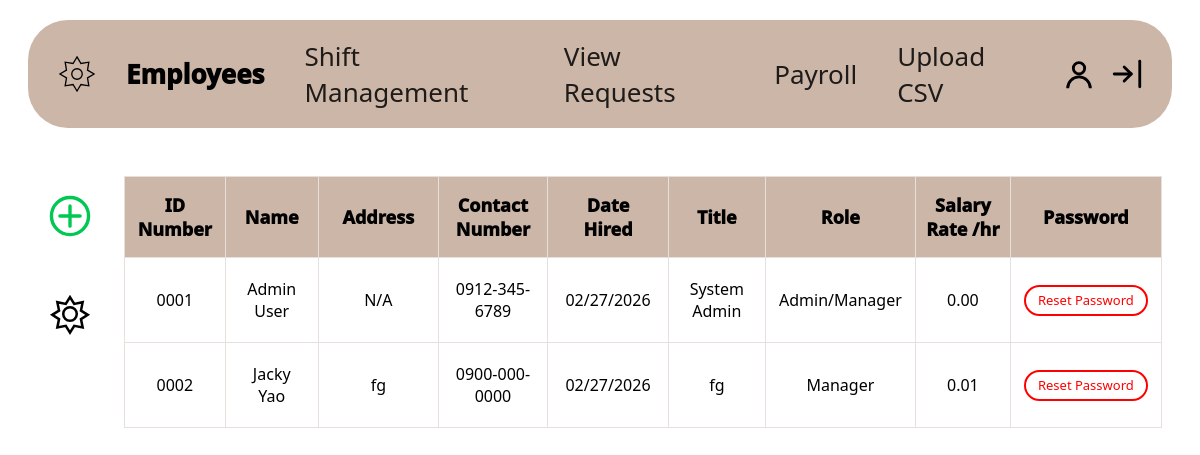
/employees/ (signed in), run on the app's committed database.
### employees/models.py (models this page shows, shortened)
class Employee(models.Model):
    ROLE_CHOICES = [
        ("Admin/Manager", "Admin"),
        ("Manager", "Manager"),
        ("Staff", "Staff"),
    ]
    employee_id = models.AutoField(primary_key=True)
    name = models.CharField(max_length=100)
    address = models.CharField(max_length=255)
    contact_number = models.CharField(max_length=20)
    date_hired = models.DateField(default=date.today)
    job_title = models.CharField(max_length=50)
    role = models.CharField(max_length=50, choices=ROLE_CHOICES)
    salary_rate = models.DecimalField(max_digits=10, decimal_places=2)
    password_hash = models.CharField(max_length=255)
    must_change_password = models.BooleanField(default=True)
    is_active = models.BooleanField(default=True)

### employees/views.py (the view)
    def wrapper(request, *args, **kwargs):
        emp_id = request.session.get("employee_id")
        if not emp_id:
            return redirect("login")  # accounts login
        emp = Employee.objects.filter(employee_id=emp_id, is_active=True).first()
        if not emp:
            return redirect("login")
        if emp.role not in ("Admin/Manager", "Manager"):
            return HttpResponseForbidden("Admins only.")
        request.current_employee = emp
        return view_func(request, *args, **kwargs)

### employees/forms.py (called while the page is built)
    def apply_ui(self):
        self.fields["name"].widget.attrs.update({"class": "inp", "placeholder": "Name"})
        self.fields["address"].widget.attrs.update({"class": "inp", "placeholder": "Address"})
        self.fields["job_title"].widget.attrs.update({"class": "inp", "placeholder": "Job Title"})
        self.fields["salary_rate"].widget.attrs.update({"class": "inp", "placeholder": "Salary (rate per hour)"})
        self.fields["contact_number"].widget.attrs.update(
            {"class": "inp", "placeholder": "Contact Number (####-###-####)"}
        )
        self.fields["role"].widget.attrs.update({"class": "sel"})
        self.fields["date_hired"].widget = forms.DateInput(
            attrs={
                "type": "date",
                "class": "inp",
                "max": date.today().isoformat(),
            }
        )
        self.fields["date_hired"].required = True

### employees/views.py (called while the page is built)
def admin_required(view_func):
    def wrapper(request, *args, **kwargs):
        emp_id = request.session.get("employee_id")
        if not emp_id:
            return redirect("login")  # accounts login
        emp = Employee.objects.filter(employee_id=emp_id, is_active=True).first()
        if not emp:
            return redirect("login")
        if emp.role not in ("Admin/Manager", "Manager"):
            return HttpResponseForbidden("Admins only.")
        request.current_employee = emp
        return view_func(request, *args, **kwargs)
    return wrapper

### employees/templates/employees/employees_home.html (shortened to what this page needs)
{% extends "base_admin.html" %}
{% block nav_employees_active %}active{% endblock %}
{% block content %}
  <div class="main">
    <div class="left-icons">
      <a href="{% url 'admin_employees_home' %}?mode=add" title="Add Employee">
        <svg viewBox="0 0 64 64" fill="none">
          <circle cx="32" cy="32" r="22" stroke="#00c853" stroke-width="4"/>
          <path d="M32 20v24M20 32h24" stroke="#00c853" stroke-width="4" stroke-linecap="round"/>
        </svg>
      </a>
      <a href="{% url 'admin_employees_home' %}?mode=edit" title="Edit Employees">
        <svg viewBox="0 0 64 64" fill="none">
          <path d="M32 12l5 8 10-2-2 10 8 5-8 5 2 10-10-2-5 8-5-8-10 2 2-10-8-5 8-5-2-10 10 2 5-8Z"
                stroke="#000" stroke-width="3"/>
          <circle cx="32" cy="32" r="8" stroke="#000" stroke-width="3"/>
        </svg>
      </a>
    </div>
    <div class="table-wrap">
      <table>
        <thead>
          <tr>
            <th class="idcol">ID<br>Number</th>
            <th class="col-mid">Name</th>
            <th class="col-wide">Address</th>
            <th class="col-mid">Contact<br>Number</th>
            <th class="col-mid">Date<br>Hired</th>
            <th class="col-mid">Title</th>
            <th class="col-mid">Role</th>
            <th class="col-mid">Salary<br>Rate /hr</th>
            <th class="col-mid">Password</th>
          </tr>
        </thead>
        <tbody>
          {% if employees|length == 0 %}
            <tr>
              <td colspan="9" style="padding:26px;font-weight:900;background:#fff;">
                {{ empty_message }}
              </td>
            </tr>
          {% else %}
            {% for e in employees %}
            <tr>
              <td>{{ e.employee_id|stringformat:"04d" }}</td>
              <td>{{ e.name|linebreaksbr }}</td>
              <td>{{ e.address|linebreaksbr }}</td>
              <td>{{ e.contact_number|linebreaksbr }}</td>
              <td>{{ e.date_hired|date:"m/d/Y"|linebreaksbr }}</td>
              <td>{{ e.job_title }}</td>
              <td>{{ e.role }}</td>
              <td>{{ e.salary_rate|floatformat:2 }}</td>
              <td>
                <form method="post" action="{% url 'employee_reset_password' employee_id=e.employee_id %}">
                  <button class="reset-btn" type="submit">Reset Password</button>
                </form>
              </td>
            </tr>
            {% endfor %}
          {% endif %}
        </tbody>
      </table>
    </div>
  </div>
{% endblock %}

### templates/base_admin.html (shortened to what this page needs)
<!doctype html>
<html lang="en">
<head>
</head>
<body>
  <div class="top">
    <div class="navpill">
      <div class="logo" aria-hidden="true">
        <svg viewBox="0 0 64 64" fill="none">
          <path d="M32 6l6 10 12-2-2 12 10 6-10 6 2 12-12-2-6 10-6-10-12 2 2-12-10-6 10-6-2-12 12 2 6-10Z" stroke="#000" stroke-width="2"/>
          <circle cx="32" cy="32" r="8" stroke="#000" stroke-width="2"/>
        </svg>
      </div>
      <div class="tabs">
        <a class="tab {% block nav_employees_active %}{% endblock %}" href="{% url 'admin_employees_home' %}">Employees</a>
        <a class="tab" href="#" title="Not implemented yet">Shift Management</a>
        <a class="tab" href="#" title="Not implemented yet">View Requests</a>
        <a class="tab" href="#" title="Not implemented yet">Payroll</a>
        <a class="tab {% block nav_attendance_active %}{% endblock %}" href="{% url 'upload_csv' %}">Upload CSV</a>
      </div>
      <div class="right">
        <svg viewBox="0 0 24 24" fill="none" aria-hidden="true">
          <path d="M12 12a4 4 0 1 0-4-4 4 4 0 0 0 4 4Z" stroke="#000" stroke-width="2"/>
          <path d="M4 22a8 8 0 0 1 16 0" stroke="#000" stroke-width="2"/>
        </svg>
        <form method="post" action="{% url 'logout' %}" style="margin:0;">
          <button class="logout-btn" type="submit" title="Logout">
            <svg viewBox="0 0 24 24" fill="none">
              <path d="M10 17l5-5-5-5" stroke="#000" stroke-width="2" stroke-linecap="round" stroke-linejoin="round"/>
              <path d="M15 12H3" stroke="#000" stroke-width="2" stroke-linecap="round"/>
              <path d="M21 3v18" stroke="#000" stroke-width="2" stroke-linecap="round"/>
            </svg>
          </button>
        </form>
      </div>
    </div>
  </div>
  <div class="content">
    {% block content %}{% endblock %}
  </div>
</body>
</html>

### templates/base_admin.html (style rules this page uses)
:root { --bg:#fff; --nav:#cbb6a8; --navText:#000; --danger:#ff0000; --ok:#1aa657; --shadow:0 10px 28px rgba(0,0,0,.10); }
* { box-sizing:border-box;font-family:system-ui,-apple-system,Segoe UI,Roboto,Arial; }
body { margin:0;background:var(--bg);color:#000; }
.top { padding:20px 28px;display:flex;justify-content:center; }
.navpill { width:min(1180px, 100%); background:var(--nav); border-radius:40px; padding:18px 28px; display:flex;align-items:center;gap:28px; }
.logo { width:42px;height:42px;display:grid;place-items:center; }
.tabs { display:flex;gap:40px;align-items:center;flex:1;font-size:26px; }
.tab { text-decoration:none;color:var(--navText); opacity:.85;font-weight:500; }
.tab.active { opacity:1;font-weight:1000; }
.right { display:flex;gap:14px;align-items:center; }
.right svg { width:34px;height:34px; }
.content { width:min(1180px, 100%); margin:18px auto 0; padding:0 28px 40px; }
.logout-btn { background:none;border:none;cursor:pointer;padding:0;display:grid;place-items:center; }

### employees/templates/employees/employees_home.html (style rules this page uses)
:root { --tableHead:#cbb6a8; --cellBorder:#e6dfdb; --white:#fff; --danger:#ff0000; --ok:#1aa657; --shadow:0 10px 28px rgba(0,0,0,.10); --modalBg:#d9d2ce; --inputBg:#f4f1ef; --inputBorder:#e3dbd7; --muted:#7a7a7a; }
.main { margin-top:18px; display:flex; gap:22px; align-items:flex-start; }
.left-icons { display:flex;flex-direction:column;gap:34px;padding-top:18px; }
.left-icons a { width:64px;height:64px;display:grid;place-items:center;text-decoration:none; }
.left-icons svg { width:54px;height:54px; }
.table-wrap { flex:1;background:transparent;padding-top:10px; }
table { width:100%;border-collapse:collapse;background:transparent; }
thead th { background:var(--tableHead); font-size:18px; font-weight:1000; text-align:center; padding:16px 10px; border:1px solid var(--cellBorder); }
tbody td { background:var(--white); font-size:16px; font-weight:400; text-align:center; padding:20px 12px; border:1px solid var(--cellBorder); vertical-align:middle; }
.col-wide { width:220px; }
.col-mid { width:160px; }
.idcol { width:120px; }
.reset-btn { background:transparent; border:2px solid var(--danger); color:var(--danger); font-weight:400; padding:7px 12px; border-radius:18px; cursor:pointer; font-size:13px; line-height:1; white-space:nowrap; }

### data on the page
Employee: employee_id "0001", name "Admin User", address "N/A", contact_number "0912-345-6789", date_hired "02/27/2026", job_title "System Admin", role "Admin/Manager", salary_rate "0.00"
Employee: employee_id "0002", name "Jacky Yao", address "fg", contact_number "0900-000-0000", date_hired "02/27/2026", job_title "fg", role "Manager", salary_rate "0.01"
